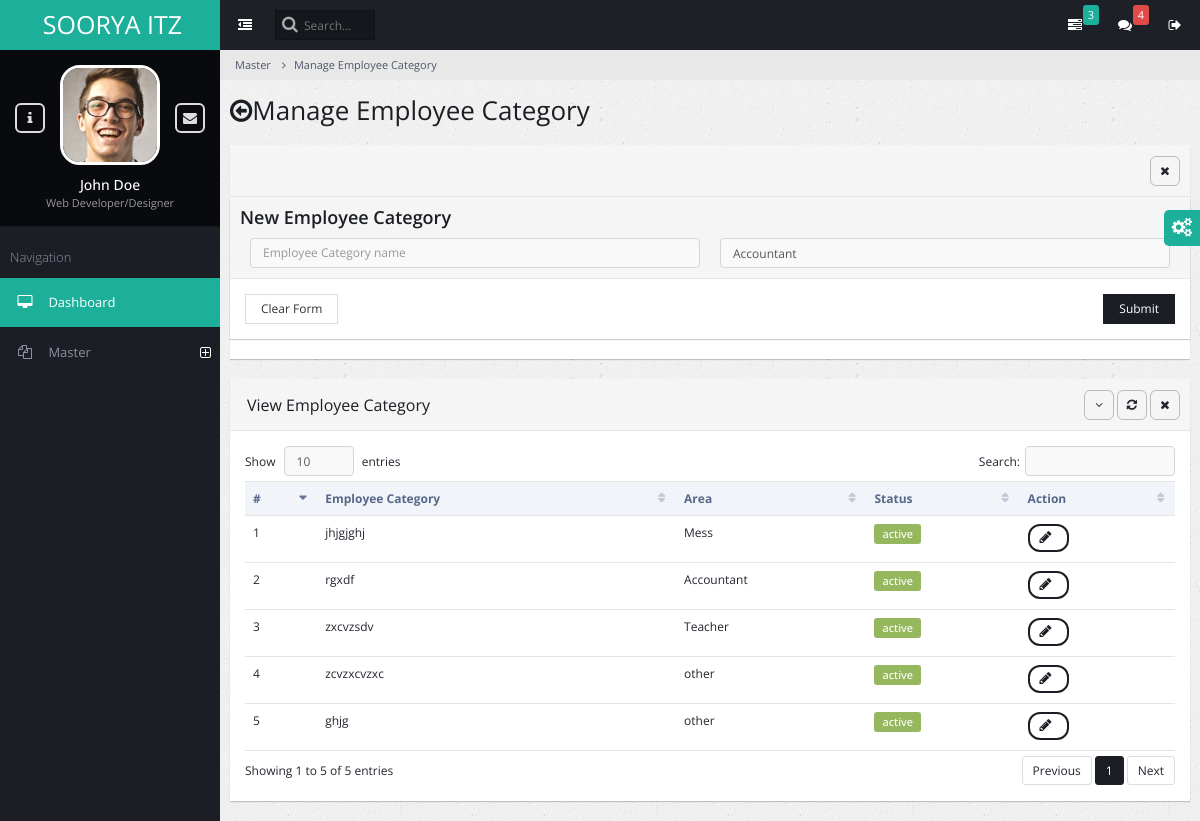
The app's page /admin_employee_category_manage/ with its own data.
### admin_master/models.py (models this page shows)
class Academicemployee(models.Model):
    EMPLOYEE_TYPE_CHOICES=[
        (1,'Accountant'),
        (2,'Teacher'),
        (3,'Mess'),
        (4,'Librarian'),
        (5,'other'),
    ]
    employee_cat_name =  models.CharField(max_length=260)
    employee_cat_area = models.IntegerField(choices=EMPLOYEE_TYPE_CHOICES)
    employee_cat_status=models.IntegerField(default=1)

### admin_master/views.py (the view, shortened to what this page needs)
# urls.py: path('admin_employee_category_manage/', views.admin_employee_category_manage, name='admin_employee_category_manage'),
def admin_employee_category_manage(request):
    success_message = None
    error_message = None
    Employeecat = Academicemployee.objects.all()
    context = {
        'errormessage': error_message,
        'successmessage': success_message,
        'Employeecat': Employeecat,
        'settings':settings
    }
    return render (request, 'admin_master_employee_category_manage.html',context)

### admin_master/templates/admin_master_employee_category_manage.html (shortened to what this page needs)
{% extends "base.html" %}
{% block content %}
<ul class="breadcrumb">
    <li><a href="#">Master</a></li>
    <li><a href="#">Manage Employee Category</a></li>
</ul>
<div class="page-title">
    <h2><span class="fa fa-arrow-circle-o-left"></span>Manage Employee Category</h2>
</div>
<div class="page-content-wrap">
    <div class="row">
        <div class="col-md-12">
            <div class="panel panel-default">
                <div class="panel-heading">
                    <ul class="panel-controls">
                        <li><a href="#" class="panel-remove"><span class="fa fa-times"></span></a></li>
                    </ul>
                </div>
                <form method='post' >
        <div class="panel panel-default">
            <div class="panel-heading">
            <div class="row">
                <h3>  New Employee Category </h3>
            <div class="col-md-6">
                <input type="text" placeholder="Employee Category name"  autofocus class="form-control" name="empcatname" class="panel-title">
            </div>
            <div class="col-md-6">
                <select class="form-control" name="empcatarea">
                    <option value="{{settings.EMPLOYEE_CAT_ACCOUNTANT}}">Accountant</option>
                </select>
            </div>
            </div>
        </div>
        <div class="panel-body d-flex justify-content-between">
            <button class="btn btn-default">Clear Form</button>
            <button class="btn btn-primary pull-right">Submit</button>
        </div>
        </div>
    </form>
    </div>
</div>
<div class="page-content-wrap">
    <div class="row">
        <div class="col-md-12">
                     <div class="panel panel-default">
                        <div class="panel-heading">
                            <h3 class="panel-title">View Employee Category</h3>
                            <ul class="panel-controls">
                                <li><a href="#" class="panel-collapse"><span class="fa fa-angle-down"></span></a></li>
                                <li><a href="#" class="panel-refresh"><span class="fa fa-refresh"></span></a></li>
                                <li><a href="#" class="panel-remove"><span class="fa fa-times"></span></a></li>
                            </ul>
                        </div>
                        <div class="panel-body">
                            <table class="table datatable">
                                <thead>
                                    <tr>
                                        <th>#</th>
                                        <th>Employee Category</th>
                                        <th>Area</th>
                                        <th>Status</th>
                                        <th>Action</th>
                                    </tr>
                                </thead>
                                <tbody>
                                    {% for employeecategory in Employeecat %}
                                    <tr>
                                        <td>{{ forloop.counter }}</td>
                                        <td>{{ employeecategory.employee_cat_name }}</td>
                                        <td>{{ employeecategory.get_employee_cat_area_display }}</td>
                                        <td> {% if employeecategory.employee_cat_status == 1 %}
                      <p class="badge badge-success">active
                       </td>
                       {% else %}
                       <p class="badge badge-danger">deactive</td>
                         {% endif %}</td>
                                        <td>
                                            <button class="btn btn-primary btn-rounded"  onclick=" edit_emp({{employeecategory.id}});">
                                                <span  id= "spinner{{employeecategory.id}}" class="fa fa-pencil" ></span>
                                            </button>
                                        </td>
                                    </tr>
                                    {% endfor %}
                                </tbody>
                            </table>
                        </div>
                    </div>
{% endblock   %}

### records on screen
Academicemployee: employee_cat_name "jhjgjghj", employee_cat_area "Mess", employee_cat_status "active"
Academicemployee: employee_cat_name "rgxdf", employee_cat_area "Accountant", employee_cat_status "active"
Academicemployee: employee_cat_name "zxcvzsdv", employee_cat_area "Teacher", employee_cat_status "active"
Academicemployee: employee_cat_name "zcvzxcvzxc", employee_cat_area "other", employee_cat_status "active"
Academicemployee: employee_cat_name "ghjg", employee_cat_area "other", employee_cat_status "active"
